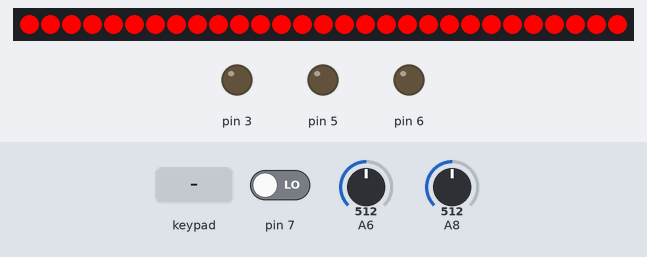
A sketch run on a simulated Arduino Leonardo, built with avr-gcc and run on an emulated ATmega32U4. Shown: 29 RGB LEDs in strip order, left to right, output pins drawn as LEDs (lit = HIGH). Wiring (inferred from the names in the program): 5×6 keypad (labels assumed): rows A3, A2, A1, A0, pin 15; columns pin 14, pin 16, pin 10, pin 1, pin 0, pin 2. Dashed ring = blinking. Inputs (shaded band) come from the test bench; at power-on: pin 7 LOW, A6 = 512, A8 = 512. USB keyboard and mouse output is not drawn; pins used as bus, display or sensor lines are not drawn; what the sketch prints to the serial monitor is not drawn.

Above: at 1.2 s.
1.3 s: pin 7 driven HIGH
At 1.68 s:
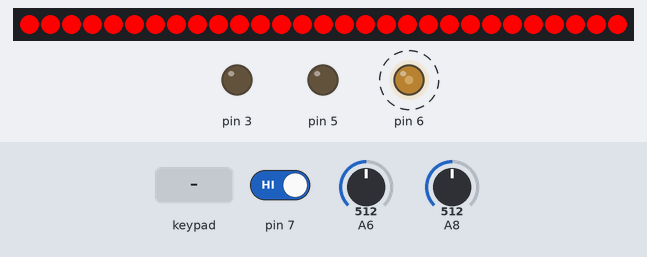
4.3 s: key '2' pressed
At 4.99 s:
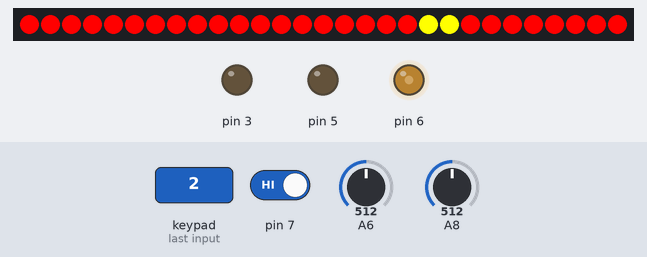
6.8 s: keypad keys 3 2 4 1 pressed 0.4 s apart
At 7.8 s:
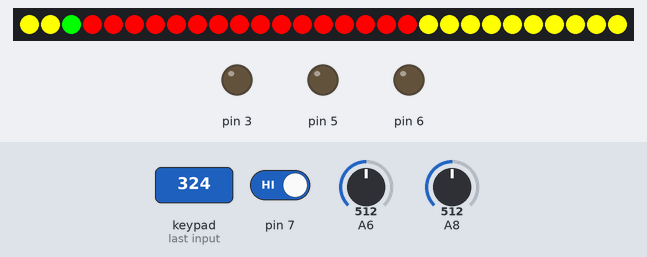
9.9 s: keypad keys 3 2 4 1 A pressed 0.4 s apart
At 11.37 s:
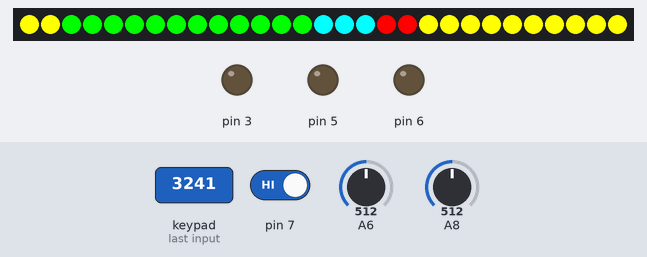
13.4 s: keypad keys 3 2 4 1 D pressed 0.4 s apart
At 15.2 s:
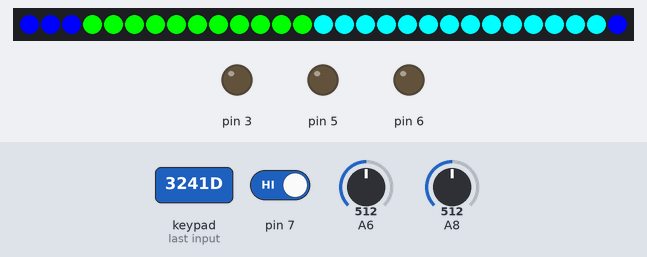
16.9 s: key '2' pressed
At 17.49 s:
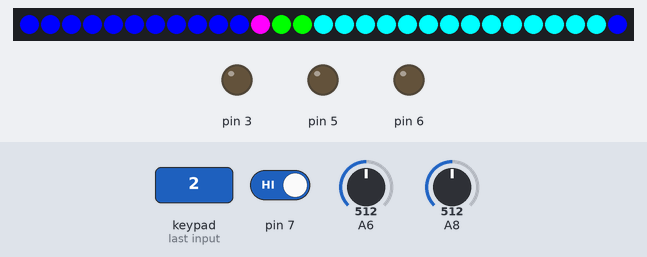
Timing chart, 0 to 23.2 s (numbered marks = the images above; inputs shaded):
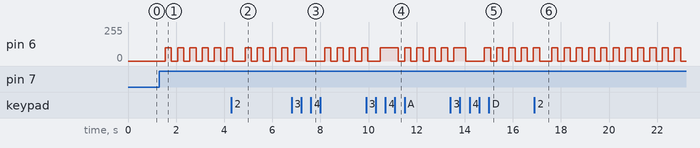

Measured:
- after the input at 1.3 s, pin 6: alternates 100/255 for 0.25 s and 0/255 for 0.25 s, starting after 0.25 s
- after the input at 4.3 s, the LEDs: first change after 0.32 s (image 2 shows a later state)
- after the input at 6.8 s, the LEDs: first differ from a run without the input after 0.88 s (image 3)
- after the input at 9.9 s, the LEDs: first differ from a run without the input after 0.84 s (image 4 shows a later state)
- after the input at 13.4 s, the LEDs: first differ from a run without the input after 0.91 s (image 5 shows a later state)
- after the input at 16.9 s, the LEDs: first differ from a run without the input after 0.47 s (image 6)

The sketch:

Keyboard_v7.ino
```cpp
// Author: Alexander Nistor
#include <Keyboard.h>
#include <Mouse.h>
#include <Adafruit_NeoPixel.h>
Adafruit_NeoPixel pixels = Adafruit_NeoPixel(29,9, NEO_GRB + NEO_KHZ800);

byte inputs[] = {14,16,10,1,0,2};//declaring inputs and outputs
#define inCount sizeof(inputs)/sizeof(inputs[0])
byte outputs[] = {A3,A2,A1,A0,15};
#define outCount sizeof(outputs)/sizeof(outputs[0])

char profile_1[5][6] = {  //layout grid for characters (profile 1)
     {'`','1','2','3','4',177},  //pin A3
     {179,'q','w','e','r',' '},  //pin A2
     {193,'a','s','d','f',128},  //pin A1
     {129,'z','x','c','v',130},  //pin A0
     {199,198,197,196,195,194},  //pin 15
//pins 7,  6,  5,  4,  3,  2
};

char profile_alt[5][6] = {  //layout grid for characters (mode shift)
     {'5','6','7','8','9',177},  //pin A3
     {179,'t','y','u','i',' '},  //pin A2
     {193,'g','h','j','k',128},  //pin A1
     {129,'b','n','m',',',130},  //pin A0
     {205,204,203,202,201,200},  //pin 15
//pins 7,  6,  5,  4,  3,  2
};

char profile_alt_2[5][6] = {  //layout grid for characters (mode shift)
     {'0','-','=',178, 92,177},  //pin A3
     {179,'o','p','[',']',' '},  //pin A2
     {193,'l',';', 39,176,128},  //pin A1
     {129,'.','/',133,131,130},  //pin A0
     {209,212,215,216,217,218},  //pin 15
//pins 7,  6,  5,  4,  3,  2
};

/*int LEDs[5][6] = {  //layout grid for characters (profile 1)
     { 7,15,16,24,25, 6},
     { 8,14,17,23,24,20},
     { 9,13,18,22,25,11},
     {10,12,19,21,26,13},
     { 0, 1, 2, 3, 4, 5},
};*/

int keyDown[outCount][inCount];

int button_detect;
int profile_counter = 0;
int color_counter = 1;
int LED_NUM = 0;
float RGB_counter = 0;
int mode_switch = 0;

int x_analog;
int y_analog;

char left_analog_1 = 'a';
char right_analog_1 = 'd';
char up_analog_1 = 'w';
char down_analog_1 = 's';

char left_analog_2 = '2';
char right_analog_2 = '4';
char up_analog_2 = '1';
char down_analog_2 = '3';

int left_analog_counter = 0;
int right_analog_counter = 0;
int up_analog_counter = 0;
int down_analog_counter = 0;

int x_DPI = 50;
int y_DPI = 50;

int F1 = 0;
int F2 = 0;
int F3 = 0;
int F4 = 0;
int M1 = 0;

void setup(){

 for(int i=0; i<outCount; i++){    //declaring all the outputs and setting them high
    pinMode(outputs[i],OUTPUT);
    digitalWrite(outputs[i],HIGH);
  }
  for(int i=0; i<inCount; i++){     //declaring all the inputs and activating the internal pullup resistor
    pinMode(inputs[i],INPUT_PULLUP);
  }

  Serial.begin(9600);               //establishing Serial link and initializing keyboard
  Serial.println("Connected");
  Keyboard.begin();
  Mouse.begin();
  pixels.begin();

  pinMode(7,INPUT);
  pinMode(4,INPUT);
  pinMode(8,INPUT);
  pinMode(3,OUTPUT);
  pinMode(5,OUTPUT);
  pinMode(6,OUTPUT);
}

//Main loop going through all the keys, then waiting 0.5ms
void loop() {
for (int i=0; i<outCount; i++){
  digitalWrite(outputs[i],LOW);   //setting one row low
  delayMicroseconds(5);           //giving electronics time to settle down
    for(int j=0; j<inCount; j++){
      if(digitalRead(inputs[j]) == LOW){
        keyPressed(i,j);}            //calling keyPressed function if one of the inputs reads low
        else if(keyDown[i][j] != 0){   //resetting the key if it is not pressed any more
          resetKey(i,j);}}
            digitalWrite(outputs[i],HIGH);
            delayMicroseconds(500);}         //setting the row high and waiting 0.5ms until next cycle

button_detect = digitalRead(7);

if(button_detect == 1){
  if(F1 == 1){
    color_counter ++;
      if(color_counter > 9){color_counter = 1;}
        delay(250);}
  if(F2 == 1){
      if(x_DPI > 10){x_DPI -= 10;}
      if(y_DPI > 10){y_DPI -= 10;}
        delay(250);}
  if(F3 == 1){
      if(x_DPI < 100){x_DPI += 10;}
      if(y_DPI < 100){y_DPI += 10;}
        delay(250);}
  if(F1 == 0 & F2 == 0 & F3 == 0 & F4 == 0){
  profile_counter ++;
    if(profile_counter > 1){profile_counter = 0;}
      delay(250);}  }

RGB_counter ++;
int r = 128 * sin(RGB_counter/200) + 128;
int g = 128 * sin(RGB_counter/200 + (M_PI*2/3)) + 128;
int b = 128 * sin(RGB_counter/200 + (M_PI*4/3)) + 128;

if(color_counter == 1){pixels.setPixelColor(LED_NUM, pixels.Color(255,0,0));}
if(color_counter == 2){pixels.setPixelColor(LED_NUM, pixels.Color(255,255,0));}
if(color_counter == 3){pixels.setPixelColor(LED_NUM, pixels.Color(0,255,0));}
if(color_counter == 4){pixels.setPixelColor(LED_NUM, pixels.Color(0,255,255));}
if(color_counter == 5){pixels.setPixelColor(LED_NUM, pixels.Color(0,0,255));}
if(color_counter == 6){pixels.setPixelColor(LED_NUM, pixels.Color(255,0,255));}
if(color_counter == 7){pixels.setPixelColor(LED_NUM, pixels.Color(255,255,255));}
if(color_counter == 8){pixels.setPixelColor(LED_NUM, pixels.Color(r,g,b));}
if(color_counter == 9){pixels.setPixelColor(LED_NUM, pixels.Color(0,0,0));}
pixels.show();
LED_NUM ++;
if(LED_NUM >= 29){LED_NUM = 0;}
if(RGB_counter >= 400*M_PI){RGB_counter = 0;}

x_analog = analogRead(A8);
y_analog = analogRead(A6);

if(profile_counter == 0){
  Mouse.move(-(x_analog - 512)/x_DPI,(y_analog - 512)/y_DPI,0);
  analogWrite(3,0);
  analogWrite(5,0);
  analogWrite(6,0);}

if(profile_counter == 1){
    if(448>=x_analog){mode_switch = 2;}
      if(x_analog>=576){mode_switch = 1;}
        if(x_analog<=576 & 448<=x_analog){mode_switch = 0;}

  analogWrite(3,0);
  analogWrite(5,0);
  analogWrite(6,100);}

  Serial.println(M1);
}

//if a key is pressed, this Funtion is called and outputs to serial the key location, it also sends the keystroke if not already done so
void keyPressed(int row, int col){

  Serial.print("Output: ");
  Serial.print(row);
  Serial.print(" Input: ");
  Serial.print(col);
  Serial.print(" ");

  if(mode_switch == 0){
    Serial.println(profile_1[row][col]);
    Keyboard.press(profile_1[row][col]);}
  if(mode_switch == 1){
    Serial.println(profile_alt[row][col]);
    Keyboard.press(profile_alt[row][col]);}
  if(mode_switch == 2){
    Serial.println(profile_alt_2[row][col]);
    Keyboard.press(profile_alt_2[row][col]);}

  keyDown[row][col]++;

if(row == 0 & col == 1){F1 = 1;}
if(row == 0 & col == 2){F2 = 1;}
if(row == 0 & col == 3){F3 = 1;}
if(row == 0 & col == 4){F4 = 1;}
if(row == 0 & col == 4){F4 = 1;}
//if(row == 3 & col == 3){
//  M1 = 1;
//  Mouse.press(MOUSE_LEFT);}


}

void resetKey(int row, int col){ //resetting the variables after key is released

  keyDown[row][col] = 0;
  Keyboard.release(profile_1[row][col]);
  Keyboard.release(profile_alt[row][col]);
  Keyboard.release(profile_alt_2[row][col]);
    if(F1 >= 1){F1 = 0;}
    if(F2 >= 1){F2 = 0;}
    if(F3 >= 1){F3 = 0;}
    if(F4 >= 1){F4 = 0;}
//    if(row == 3 & col == 3){
//      M1 = 0;
//      Mouse.release(MOUSE_LEFT);}

}
```
